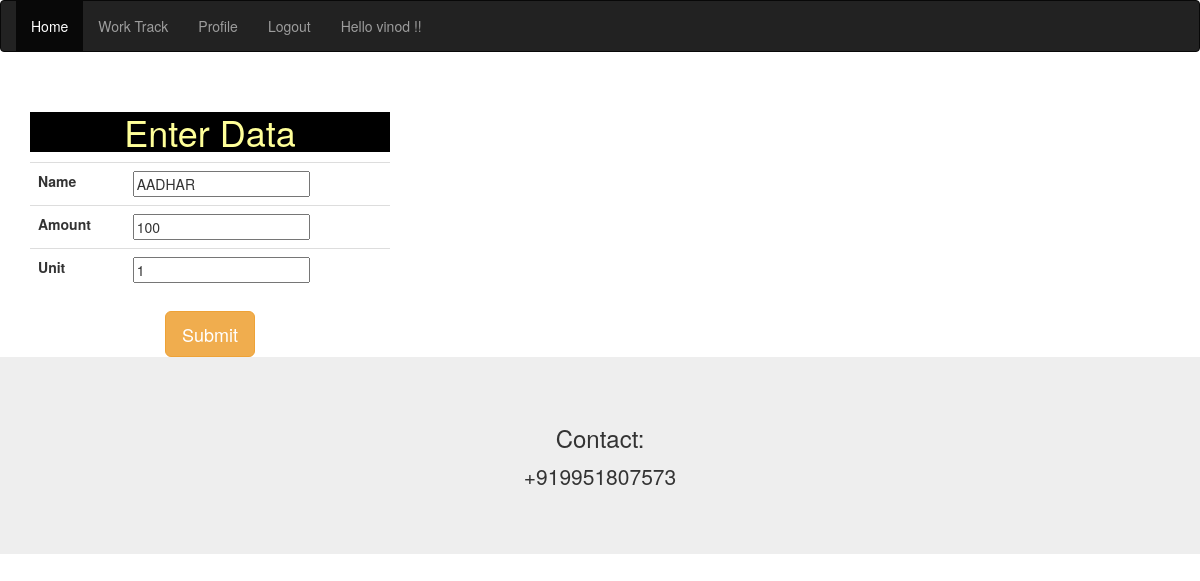
Page /getdata/update/616 (signed in) on the committed database.
### myapp/models.py (models this page shows, shortened)
class Received(models.Model):
        name = models.CharField(max_length = 50)
        amount = models.CharField(max_length = 50)
        date = models.DateField(default=datetime.date.today)
        unit = models.IntegerField(default=0)
        author = models.ForeignKey(User, on_delete=models.CASCADE)

### myapp/views.py (the view)
# urls.py: path('getdata/update/<int:book_id>', views.update_book),
@login_required
def update_book(request, book_id):
    book_id = int(book_id)
    try:
        book_sel = Received.objects.get(id = book_id)
    except Received.DoesNotExist:
        return redirect('get_data')
    book_form = ReceivedCreate(request.POST or None, instance = book_sel)
    if book_form.is_valid():
       book_form.save()
       return redirect('get_data')
    return render(request, 'book/upload_form.html', {'upload_form':book_form})

### myapp/forms.py
class ReceivedCreate(forms.ModelForm):
        class Meta:
            model = Received
            fields = ['name', 'amount', 'unit']

### myapp/templates/book/upload_form.html (shortened to what this page needs)
    {% extends 'book/library.html' %}
    {% block content %}
<center>
            <div class="container">
	    <div class="row">
          <div class="col-sm-4">
        <h1  style="background-color:#000000;color:#FFFF99;">Enter Data</h1>
        <form method = 'POST' enctype="multipart/form-data">
            <table class = 'w-50 table table-light'>
                {% for field in upload_form %}
                <tr>
                    <th>{{field.label}}</th>
                    <td>{{ field }}</td>
                </tr>
                {% endfor %}
            </table>
            <button type="submit" class="btn btn-lg btn-warning">Submit</button>
        </form
            </div>
    </div>
    </div>
</center>
    {% endblock %}

### myapp/templates/book/library.html (shortened to what this page needs)
    <!DOCTYPE html>
    {% load static %}
    <html>
    <head>
    <link rel="stylesheet" href="https://maxcdn.bootstrapcdn.com/bootstrap/3.4.1/css/bootstrap.min.css">
    </head>
    <body>
        <nav class="navbar navbar-inverse">
  <div class="container-fluid">
    <ul class="nav navbar-nav">
      {% if user.is_authenticated %}
      <li class="active"><a  href="{% url 'home' %}" >Home</a></li>
      <li ><a  href="{% url 'worktrack' %}" >Work Track</a></li>
      <li ><a  href="#" >Profile</a></li>
      <li ><a  href="{% url 'logout' %}" >Logout</a></li>
      <li ><a> Hello {{ user }} !!</a></li>
      {% else %}
      <li><a href="{% url 'index' %}" > Service4Me </a></li>
      <li><a  href="#" >About</a></li>
      {% endif %}
    </ul>
  </div>
</nav>
    <br>
		{% block content %}
      {% load crispy_forms_tags %}
		{% endblock %}
<div class="jumbotron text-center" style="margin-bottom:0">
  <h3>Contact:</h3>
  <p>+919951807573</p>
</div>
    </body>
    </html>

### rows in the picture
Received: upload_form "AADHAR" "100" "1"

### other values in the picture
{{ user }} "vinod"
{{ field.label }} "Name" "Amount" "Unit"
